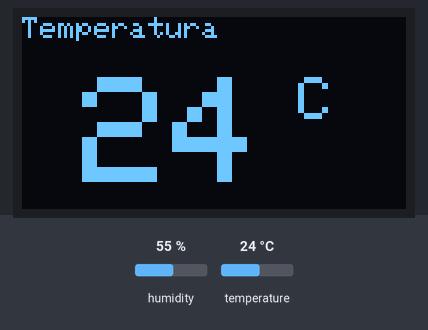
The sketch below on a simulated ESP8266 (NodeMCU). Shown: 128×64 one-colour display. The inputs (shaded band) are chosen by the test bench; at power-on: humidity 55 %, temperature 24 °C. WiFi joins after 1.5 s; servers stay silent unless stated; no MQTT or app messages arrive unless stated.

Above: at 7.3 s.
7.4 s: humidity set to 22 %
At 18.6 s:
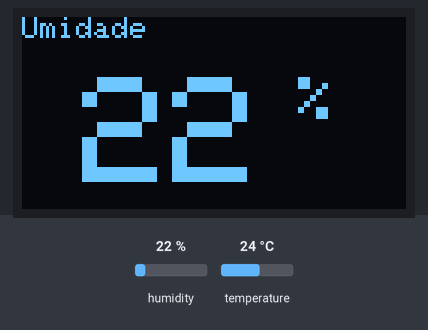
19.3 s: temperature set to 12 °C
At 25.1 s:
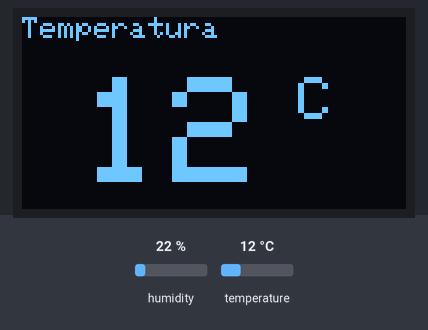
28.3 s: humidity set to 40 %
At 36.5 s:
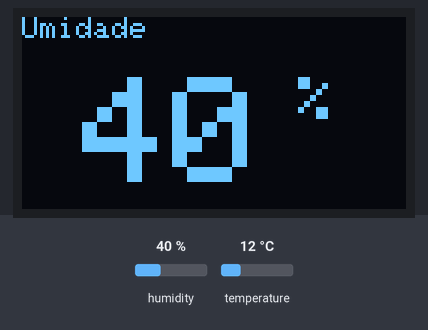
37.4 s: temperature set to 19 °C
At 44.2 s:
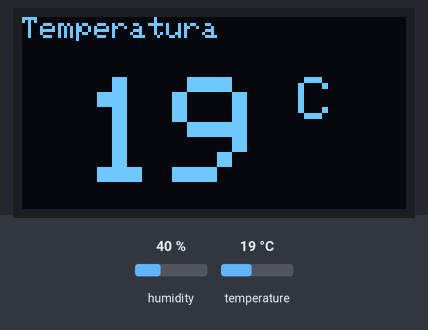
Timing chart, 0 to 45.7 s (numbered marks = the images above; inputs shaded):
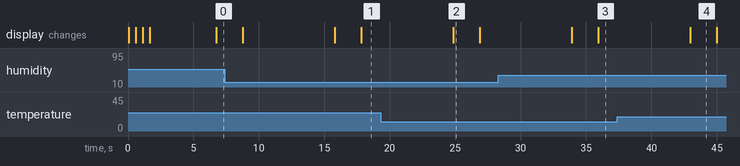

The sketch:

alura_temperatura_mqtt.ino
```cpp
// Projeto desenvolvido em curso da Alura.
// Mais anotações no Notion: https://sturdy-ginger-704.notion.site/NodeMCU-e-Esp8266-medindo-e-publicando-dados-com-MQTT-cd892191162849f9828b1c689cfac337


// --- WIFI ---
#include <ESP8266WiFi.h>
const char* ssid = "SSID_da_rede";          // troque pelo nome da sua rede
const char* password = "senha_da_rede";     // troque pela senha da sua rede
WiFiClient nodemcuClient;

// --- MQTT ---
#include <PubSubClient.h>
const char* mqtt_Broker = "iot.eclipse.org";           //define o endereço do broker
const char* mqtt_ClientID = "termometro-remerces01";   //define um nome amigável para o cliente MQTT
PubSubClient client(nodemcuClient);                    //cria um objeto que deve estar associado a uma wifi
const char* topicoTemperatura = "rmerces/temperatura"; //cria o tópico para publicar
const char* topicoUmidade = "rmerces/umidade";         //cria o tópico para publicar

// --- DHT ---
#include <DHT.h>
#define DHTPIN D3
#define DHTTYPE DHT22
DHT dht(DHTPIN, DHTTYPE);
int umidade;
int temperatura;

// --- DISPLAY ---
#include <Adafruit_SSD1306.h>
#define OLED_RESET LED_BUILTIN
Adafruit_SSD1306 display(OLED_RESET);

// --- SETUP ---
void setup() {
  configurarDisplay();                  //configura o display
  conectarWifi();                       //conecta na wifi
  client.setServer(mqtt_Broker, 1883);  //inicializa o servidor MQTT
}

// --- LOOP ---
void loop() {
  if (!client.connected()) {
    reconectarMQTT(); //caso não esteja conectado com o broker, irá chamar a função para conectar antes de executar o demais passos
  }
  medirTemperaturaUmidade();
  mostrarTemperaturaUmidade();
  publicarTemperaturaUmidadeNoTopico();
}

//--- CONECTA NA WIFI ---
void conectarWifi() {
  delay(10);

  display.setTextSize(2);
  display.setCursor(0, 0);
  display.print("Conectando ");
  display.display();

  WiFi.begin(ssid, password);

  while (WiFi.status() != WL_CONNECTED) {
    delay(500);
    display.print(".");
    display.display();
  }
}

//--- RECONECTA MQTT CLIENT ---
void reconectarMQTT() {
  while (!client.connected()) {
    client.connect(mqtt_ClientID); //função reconcta o MQTT caso a conexão caia
  }
}

//--- CONFIGURA DISPLAY ---
void configurarDisplay() {
  display.begin(SSD1306_SWITCHCAPVCC, 0x3C);
  display.setTextColor(WHITE);
  display.clearDisplay();
}

//--- PUBLICA (MQTT) TEMPERATURA E UMIDADE ---
void publicarTemperaturaUmidadeNoTopico() {
  client.publish(topicoTemperatura, String(temperatura).c_str(), true); //a ultima flag ("true") faz com que o broker exiba a ultima mensagem publicada
  client.publish(topicoUmidade, String(umidade).c_str(), true); //a ultima flag ("true") faz com que o broker exiba a ultima mensagem publicada
}

// --- ONTÉM TEMPERATURA E UMIDADE---
void medirTemperaturaUmidade() {
  umidade = dht.readHumidity();
  temperatura = dht.readTemperature(false);
  delay(5000);
}

// --- ESTRUTURA MENSAGEM PARA DISPLAY ---
void mostrarTemperaturaUmidade() {
  mostrarMensagemNoDisplay("Temperatura", (temperatura), " C");
  mostrarMensagemNoDisplay("Umidade", (umidade), " %");
}

void mostrarMensagemNoDisplay(const char* texto1, int medicao, const char* texto2) {
  display.clearDisplay();
  display.setTextSize(1);
  display.setCursor(0, 0);
  display.print(texto1);
  display.setTextSize(5);
  display.setCursor(20, 20);
  display.print(medicao);
  display.setTextSize(2);
  display.print(texto2);
  display.display();
  delay(2000);
}
```

Measured:
- after the input at 7.4 s, the display: first differs from a run without the input after 10.4 s (image 1)
- after the input at 19.3 s, the display: changes after 5.5 s (image 2)
- after the input at 28.3 s, the display: first differs from a run without the input after 7.6 s (image 3)
- after the input at 37.4 s, the display: changes after 5.6 s (image 4)
- what the display in image 2 shows lasts 2.1 s, from 24.8 s to 26.9 s
